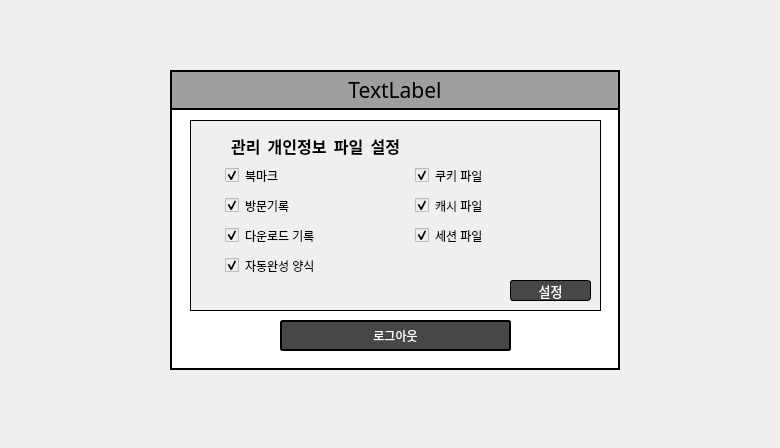
<?xml version="1.0" encoding="UTF-8"?>
<ui version="4.0">
 <class>Dialog</class>
 <widget class="QDialog" name="Dialog">
  <property name="geometry">
   <rect>
    <x>0</x>
    <y>0</y>
    <width>780</width>
    <height>448</height>
   </rect>
  </property>
  <property name="windowTitle">
   <string>PIM AGENT</string>
  </property>
  <widget class="QFrame" name="frame">
   <property name="geometry">
    <rect>
     <x>170</x>
     <y>70</y>
     <width>450</width>
     <height>300</height>
    </rect>
   </property>
   <property name="font">
    <font>
     <family>함초롬돋움</family>
     <pointsize>12</pointsize>
    </font>
   </property>
   <property name="styleSheet">
    <string notr="true">background-color:#ffffff;
border: 2px solid black;
</string>
   </property>
   <property name="frameShape">
    <enum>QFrame::StyledPanel</enum>
   </property>
   <property name="frameShadow">
    <enum>QFrame::Raised</enum>
   </property>
   <widget class="QLabel" name="titleLabel">
    <property name="geometry">
     <rect>
      <x>0</x>
      <y>0</y>
      <width>450</width>
      <height>40</height>
     </rect>
    </property>
    <property name="font">
     <font>
      <family>Andalus</family>
      <pointsize>16</pointsize>
     </font>
    </property>
    <property name="styleSheet">
     <string notr="true">color: black;
background-color: #9E9E9E;
text-align:center;</string>
    </property>
    <property name="text">
     <string>TextLabel</string>
    </property>
    <property name="alignment">
     <set>Qt::AlignCenter</set>
    </property>
   </widget>
   <widget class="QPushButton" name="logoutBtn">
    <property name="geometry">
     <rect>
      <x>110</x>
      <y>250</y>
      <width>231</width>
      <height>31</height>
     </rect>
    </property>
    <property name="palette">
     <palette>
      <active>
       <colorrole role="WindowText">
        <brush brushstyle="SolidPattern">
         <color alpha="255">
          <red>255</red>
          <green>255</green>
          <blue>255</blue>
         </color>
        </brush>
       </colorrole>
       <colorrole role="Button">
        <brush brushstyle="SolidPattern">
         <color alpha="255">
          <red>71</red>
          <green>71</green>
          <blue>71</blue>
         </color>
        </brush>
       </colorrole>
       <colorrole role="Text">
        <brush brushstyle="SolidPattern">
         <color alpha="255">
          <red>255</red>
          <green>255</green>
          <blue>255</blue>
         </color>
        </brush>
       </colorrole>
       <colorrole role="ButtonText">
        <brush brushstyle="SolidPattern">
         <color alpha="255">
          <red>255</red>
          <green>255</green>
          <blue>255</blue>
         </color>
        </brush>
       </colorrole>
       <colorrole role="Base">
        <brush brushstyle="SolidPattern">
         <color alpha="255">
          <red>71</red>
          <green>71</green>
          <blue>71</blue>
         </color>
        </brush>
       </colorrole>
       <colorrole role="Window">
        <brush brushstyle="SolidPattern">
         <color alpha="255">
          <red>71</red>
          <green>71</green>
          <blue>71</blue>
         </color>
        </brush>
       </colorrole>
      </active>
      <inactive>
       <colorrole role="WindowText">
        <brush brushstyle="SolidPattern">
         <color alpha="255">
          <red>255</red>
          <green>255</green>
          <blue>255</blue>
         </color>
        </brush>
       </colorrole>
       <colorrole role="Button">
        <brush brushstyle="SolidPattern">
         <color alpha="255">
          <red>71</red>
          <green>71</green>
          <blue>71</blue>
         </color>
        </brush>
       </colorrole>
       <colorrole role="Text">
        <brush brushstyle="SolidPattern">
         <color alpha="255">
          <red>255</red>
          <green>255</green>
          <blue>255</blue>
         </color>
        </brush>
       </colorrole>
       <colorrole role="ButtonText">
        <brush brushstyle="SolidPattern">
         <color alpha="255">
          <red>255</red>
          <green>255</green>
          <blue>255</blue>
         </color>
        </brush>
       </colorrole>
       <colorrole role="Base">
        <brush brushstyle="SolidPattern">
         <color alpha="255">
          <red>71</red>
          <green>71</green>
          <blue>71</blue>
         </color>
        </brush>
       </colorrole>
       <colorrole role="Window">
        <brush brushstyle="SolidPattern">
         <color alpha="255">
          <red>71</red>
          <green>71</green>
          <blue>71</blue>
         </color>
        </brush>
       </colorrole>
      </inactive>
      <disabled>
       <colorrole role="WindowText">
        <brush brushstyle="SolidPattern">
         <color alpha="255">
          <red>255</red>
          <green>255</green>
          <blue>255</blue>
         </color>
        </brush>
       </colorrole>
       <colorrole role="Button">
        <brush brushstyle="SolidPattern">
         <color alpha="255">
          <red>71</red>
          <green>71</green>
          <blue>71</blue>
         </color>
        </brush>
       </colorrole>
       <colorrole role="Text">
        <brush brushstyle="SolidPattern">
         <color alpha="255">
          <red>255</red>
          <green>255</green>
          <blue>255</blue>
         </color>
        </brush>
       </colorrole>
       <colorrole role="ButtonText">
        <brush brushstyle="SolidPattern">
         <color alpha="255">
          <red>255</red>
          <green>255</green>
          <blue>255</blue>
         </color>
        </brush>
       </colorrole>
       <colorrole role="Base">
        <brush brushstyle="SolidPattern">
         <color alpha="255">
          <red>71</red>
          <green>71</green>
          <blue>71</blue>
         </color>
        </brush>
       </colorrole>
       <colorrole role="Window">
        <brush brushstyle="SolidPattern">
         <color alpha="255">
          <red>71</red>
          <green>71</green>
          <blue>71</blue>
         </color>
        </brush>
       </colorrole>
      </disabled>
     </palette>
    </property>
    <property name="styleSheet">
     <string notr="true">color: white;
background-color:#474747;
border-style: solid;
border-radius:3px;</string>
    </property>
    <property name="text">
     <string>로그아웃</string>
    </property>
   </widget>
   <widget class="QFrame" name="frame_2">
    <property name="geometry">
     <rect>
      <x>20</x>
      <y>50</y>
      <width>411</width>
      <height>191</height>
     </rect>
    </property>
    <property name="styleSheet">
     <string notr="true">background-color:#EFEFED;
border: 1px solid;</string>
    </property>
    <property name="frameShape">
     <enum>QFrame::StyledPanel</enum>
    </property>
    <property name="frameShadow">
     <enum>QFrame::Raised</enum>
    </property>
    <widget class="QCheckBox" name="visitCheckBox">
     <property name="geometry">
      <rect>
       <x>30</x>
       <y>70</y>
       <width>141</width>
       <height>31</height>
      </rect>
     </property>
     <property name="styleSheet">
      <string notr="true">background-color:#EFEFED;
border: 5px solid #EFEFED;</string>
     </property>
     <property name="text">
      <string>방문기록</string>
     </property>
     <property name="checked">
      <bool>true</bool>
     </property>
    </widget>
    <widget class="QCheckBox" name="downloadCheckBox">
     <property name="geometry">
      <rect>
       <x>30</x>
       <y>100</y>
       <width>141</width>
       <height>31</height>
      </rect>
     </property>
     <property name="styleSheet">
      <string notr="true">background-color:#EFEFED;
border: 5px solid #EFEFED;</string>
     </property>
     <property name="text">
      <string>다운로드 기록</string>
     </property>
     <property name="checked">
      <bool>true</bool>
     </property>
    </widget>
    <widget class="QCheckBox" name="bookmarkCheckBox">
     <property name="geometry">
      <rect>
       <x>30</x>
       <y>40</y>
       <width>141</width>
       <height>31</height>
      </rect>
     </property>
     <property name="styleSheet">
      <string notr="true">background-color:#EFEFED;
border: 5px solid #EFEFED;</string>
     </property>
     <property name="text">
      <string>북마크</string>
     </property>
     <property name="checked">
      <bool>true</bool>
     </property>
    </widget>
    <widget class="QCheckBox" name="cookieCheckBox">
     <property name="geometry">
      <rect>
       <x>220</x>
       <y>40</y>
       <width>161</width>
       <height>31</height>
      </rect>
     </property>
     <property name="styleSheet">
      <string notr="true">background-color:#EFEFED;
border: 5px solid #EFEFED;</string>
     </property>
     <property name="text">
      <string>쿠키 파일</string>
     </property>
     <property name="checked">
      <bool>true</bool>
     </property>
    </widget>
    <widget class="QCheckBox" name="autoFormCheckBox">
     <property name="geometry">
      <rect>
       <x>30</x>
       <y>130</y>
       <width>161</width>
       <height>31</height>
      </rect>
     </property>
     <property name="styleSheet">
      <string notr="true">background-color:#EFEFED;
border: 5px solid #EFEFED;</string>
     </property>
     <property name="text">
      <string>자동완성 양식</string>
     </property>
     <property name="checked">
      <bool>true</bool>
     </property>
    </widget>
    <widget class="QCheckBox" name="cacheCheckBox">
     <property name="geometry">
      <rect>
       <x>220</x>
       <y>70</y>
       <width>161</width>
       <height>31</height>
      </rect>
     </property>
     <property name="styleSheet">
      <string notr="true">background-color:#EFEFED;
border: 5px solid #EFEFED;</string>
     </property>
     <property name="text">
      <string>캐시 파일</string>
     </property>
     <property name="checked">
      <bool>true</bool>
     </property>
    </widget>
    <widget class="QCheckBox" name="sessionCheckBox">
     <property name="geometry">
      <rect>
       <x>220</x>
       <y>100</y>
       <width>161</width>
       <height>31</height>
      </rect>
     </property>
     <property name="styleSheet">
      <string notr="true">background-color:#EFEFED;
border: 5px solid #EFEFED;</string>
     </property>
     <property name="text">
      <string>세션 파일</string>
     </property>
     <property name="checked">
      <bool>true</bool>
     </property>
    </widget>
    <widget class="QPushButton" name="setDBBtn">
     <property name="geometry">
      <rect>
       <x>320</x>
       <y>160</y>
       <width>81</width>
       <height>21</height>
      </rect>
     </property>
     <property name="palette">
      <palette>
       <active>
        <colorrole role="WindowText">
         <brush brushstyle="SolidPattern">
          <color alpha="255">
           <red>255</red>
           <green>255</green>
           <blue>255</blue>
          </color>
         </brush>
        </colorrole>
        <colorrole role="Button">
         <brush brushstyle="SolidPattern">
          <color alpha="255">
           <red>71</red>
           <green>71</green>
           <blue>71</blue>
          </color>
         </brush>
        </colorrole>
        <colorrole role="Text">
         <brush brushstyle="SolidPattern">
          <color alpha="255">
           <red>255</red>
           <green>255</green>
           <blue>255</blue>
          </color>
         </brush>
        </colorrole>
        <colorrole role="ButtonText">
         <brush brushstyle="SolidPattern">
          <color alpha="255">
           <red>255</red>
           <green>255</green>
           <blue>255</blue>
          </color>
         </brush>
        </colorrole>
        <colorrole role="Base">
         <brush brushstyle="SolidPattern">
          <color alpha="255">
           <red>71</red>
           <green>71</green>
           <blue>71</blue>
          </color>
         </brush>
        </colorrole>
        <colorrole role="Window">
         <brush brushstyle="SolidPattern">
          <color alpha="255">
           <red>71</red>
           <green>71</green>
           <blue>71</blue>
          </color>
         </brush>
        </colorrole>
       </active>
       <inactive>
        <colorrole role="WindowText">
         <brush brushstyle="SolidPattern">
          <color alpha="255">
           <red>255</red>
           <green>255</green>
           <blue>255</blue>
          </color>
         </brush>
        </colorrole>
        <colorrole role="Button">
         <brush brushstyle="SolidPattern">
          <color alpha="255">
           <red>71</red>
           <green>71</green>
           <blue>71</blue>
          </color>
         </brush>
        </colorrole>
        <colorrole role="Text">
         <brush brushstyle="SolidPattern">
          <color alpha="255">
           <red>255</red>
           <green>255</green>
           <blue>255</blue>
          </color>
         </brush>
        </colorrole>
        <colorrole role="ButtonText">
         <brush brushstyle="SolidPattern">
          <color alpha="255">
           <red>255</red>
           <green>255</green>
           <blue>255</blue>
          </color>
         </brush>
        </colorrole>
        <colorrole role="Base">
         <brush brushstyle="SolidPattern">
          <color alpha="255">
           <red>71</red>
           <green>71</green>
           <blue>71</blue>
          </color>
         </brush>
        </colorrole>
        <colorrole role="Window">
         <brush brushstyle="SolidPattern">
          <color alpha="255">
           <red>71</red>
           <green>71</green>
           <blue>71</blue>
          </color>
         </brush>
        </colorrole>
       </inactive>
       <disabled>
        <colorrole role="WindowText">
         <brush brushstyle="SolidPattern">
          <color alpha="255">
           <red>255</red>
           <green>255</green>
           <blue>255</blue>
          </color>
         </brush>
        </colorrole>
        <colorrole role="Button">
         <brush brushstyle="SolidPattern">
          <color alpha="255">
           <red>71</red>
           <green>71</green>
           <blue>71</blue>
          </color>
         </brush>
        </colorrole>
        <colorrole role="Text">
         <brush brushstyle="SolidPattern">
          <color alpha="255">
           <red>255</red>
           <green>255</green>
           <blue>255</blue>
          </color>
         </brush>
        </colorrole>
        <colorrole role="ButtonText">
         <brush brushstyle="SolidPattern">
          <color alpha="255">
           <red>255</red>
           <green>255</green>
           <blue>255</blue>
          </color>
         </brush>
        </colorrole>
        <colorrole role="Base">
         <brush brushstyle="SolidPattern">
          <color alpha="255">
           <red>71</red>
           <green>71</green>
           <blue>71</blue>
          </color>
         </brush>
        </colorrole>
        <colorrole role="Window">
         <brush brushstyle="SolidPattern">
          <color alpha="255">
           <red>71</red>
           <green>71</green>
           <blue>71</blue>
          </color>
         </brush>
        </colorrole>
       </disabled>
      </palette>
     </property>
     <property name="font">
      <font>
       <family>Agency FB</family>
       <pointsize>10</pointsize>
       <weight>50</weight>
       <bold>false</bold>
      </font>
     </property>
     <property name="styleSheet">
      <string notr="true">color: white;
background-color:#474747;
border-style: solid;
border-radius:3px;</string>
     </property>
     <property name="text">
      <string>설정</string>
     </property>
    </widget>
   </widget>
   <widget class="QLabel" name="userSettingsLabel">
    <property name="geometry">
     <rect>
      <x>40</x>
      <y>60</y>
      <width>211</width>
      <height>31</height>
     </rect>
    </property>
    <property name="font">
     <font>
      <family>Agency FB</family>
      <pointsize>12</pointsize>
      <weight>75</weight>
      <bold>true</bold>
     </font>
    </property>
    <property name="styleSheet">
     <string notr="true">background-color:#EFEFED;
border: 5px solid #EFEFED;</string>
    </property>
    <property name="text">
     <string>관리  개인정보  파일  설정</string>
    </property>
    <property name="alignment">
     <set>Qt::AlignCenter</set>
    </property>
   </widget>
  </widget>
 </widget>
 <resources/>
 <connections/>
</ui>
